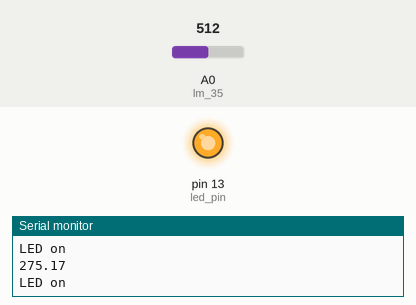
Simulated run of this sketch. Board: Arduino Uno, built with avr-gcc and run on an emulated ATmega328P. Parts: output pins drawn as LEDs (lit = HIGH), the last lines printed to the serial monitor. Inputs (shaded band) come from the test bench; at power-on: A0 (lm_35) = 512.

Above: at 1.2 s.
1.3 s: A0 (lm_35) set to 72
3.2 s: A0 (lm_35) set to 59
At 4.5 s:
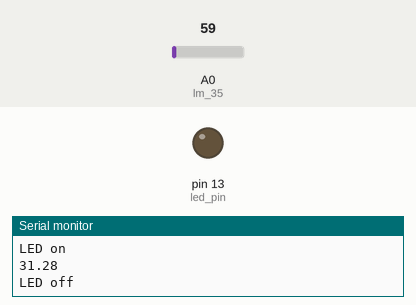
5.5 s: A0 (lm_35) set to 122
At 7.2 s:
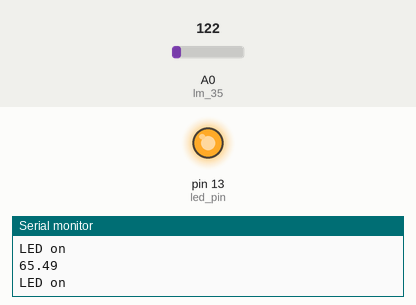
7.5 s: A0 (lm_35) set to 25
At 9.0 s:
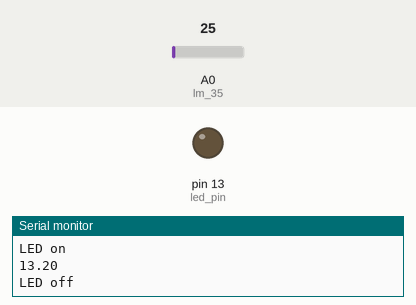
Timing chart, 0 to 10.5 s (numbered marks = the images above; inputs shaded):
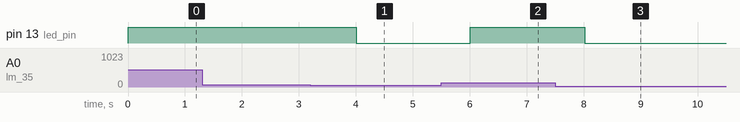

Measured:
- the behaviour switches between 66 and 65 on A0 (lm_35) (found by bisection; images 0 and 1)
- after the input at 3.2 s, pin 13 (led_pin): HIGH → LOW after 0.81 s
- after the input at 5.5 s, pin 13 (led_pin): LOW → HIGH after 0.51 s
- after the input at 7.5 s, pin 13 (led_pin): HIGH → LOW after 0.52 s

The sketch:

lm35_test.ino
```cpp
int lm_35 = A0;  // sensor Pin
int led_pin = 13;  // lED pin

void setup() {
  pinMode(led_pin, OUTPUT);
  Serial.begin(9600);
}

void loop() {
  int val = 0, val_avg = 0;

  for(register int i = 0; i<=10; i++){
    val = val + analogRead(lm_35);
  }
  val_avg = val/10;

  float mv = (val_avg/1023.0)*5;
  float temp_C = mv/0.01;

  Serial.println(temp_C);

  if(temp_C > 35){
    digitalWrite(led_pin, HIGH);
    Serial.println("LED on");
  }
  else{
    digitalWrite(led_pin, LOW);
    Serial.println("LED off");
  }

  delay(1000);   // 1s delay
}
```
